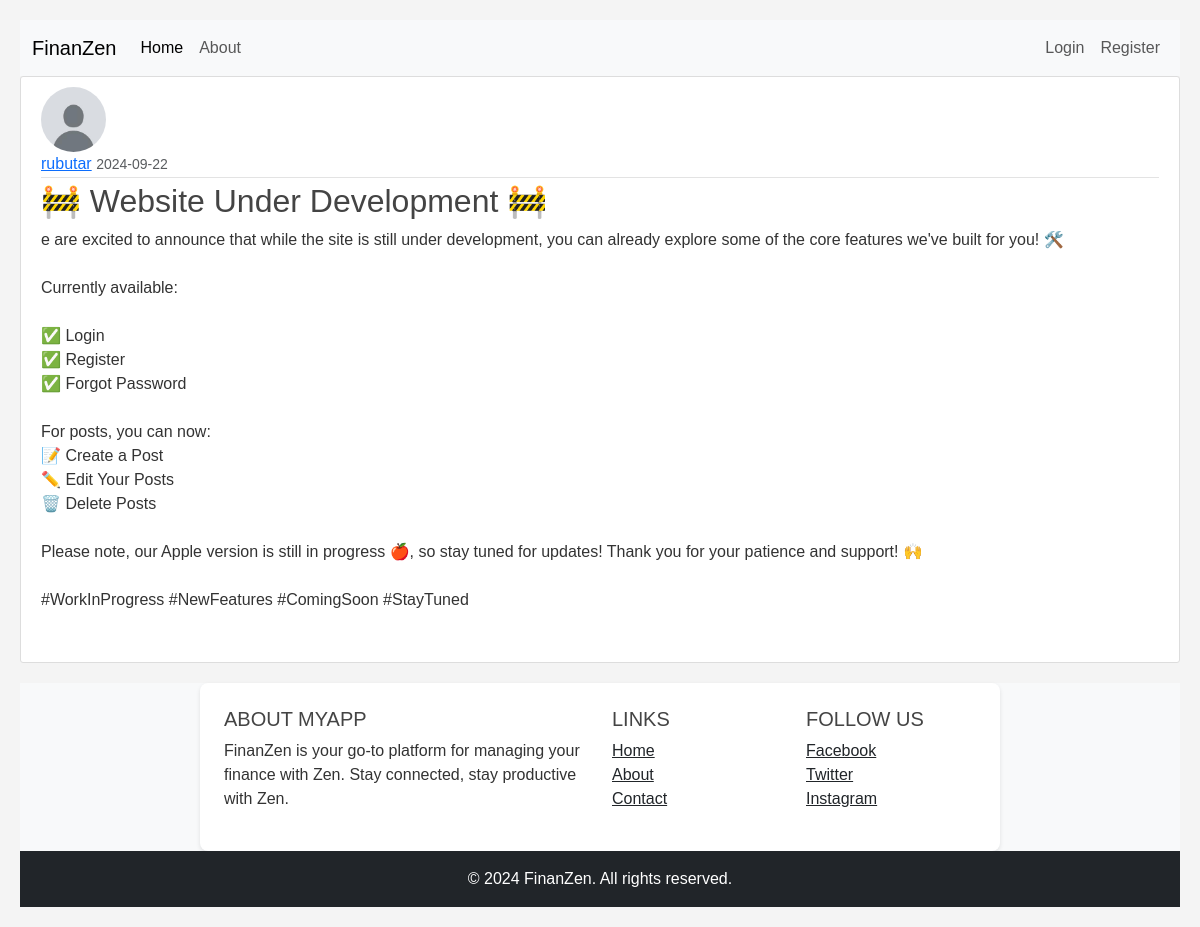
/post/1, run on the app's committed database.
### finanzen/models.py (models this page shows, shortened)
class User(db.Model, UserMixin):
    id = db.Column(db.Integer, primary_key=True)
    username = db.Column(db.String(20), unique=True, nullable=False)
    email = db.Column(db.String(120), unique=True, nullable=False)
    image_file = db.Column(db.String(20), nullable=False, default='default.jpg')
    password = db.Column(db.String(60), nullable=False)
    posts = db.relationship('Post', backref='author', lazy=True)
    assets = db.relationship('Asset', backref='owner', lazy=True)

class Post(db.Model):
    id = db.Column(db.Integer, primary_key=True)
    title = db.Column(db.String(100), nullable=False)
    date_posted = db.Column(db.DateTime, nullable=False, default=datetime.utcnow)
    content = db.Column(db.Text, nullable=False)
    user_id = db.Column(db.Integer, db.ForeignKey('user.id'), nullable=False)

### finanzen/posts/routes.py (the view)
@posts.route("/post/<int:post_id>")
def post(post_id):
    post = Post.query.get_or_404(post_id)
    return render_template('post.html', title=post.title, post=post)

### finanzen/templates/post.html (shortened to what this page needs)
{% extends "layout.html" %}
{% block content %}
    <article class="media content-section">
        <img class="rounded-circle article-img"
            src="{{  url_for('static', filename='profile_picts/' + post.author.image_file) }}">
        <div class="media-body">
            <div class="article-metadata">
                <a class="mr-2" href="{{ url_for('users.user_posts', username=post.author.username) }}">{{ post.author.username }}</a>
                <small class="text-muted">{{ post.date_posted.strftime('%Y-%m-%d') }}</small>
            </div>
            <h2 class="article-title">{{ post.title }}</h2>
            <p class="article-content">{{ post.content }}</p>
        </div>
    </article>
{% endblock content %}

### finanzen/static/main.css (style rules this page uses)
body { background: #fafafa; color: #333333; margin-top: 5rem; }
h1, h2, h3, h4, h5, h6 { color: #444444; }
.content-section { background: #ffffff; padding: 10px 20px; border: 1px solid #dddddd; border-radius: 3px; margin-bottom: 20px; }
.article-title { color: #444444; }
.article-content { white-space: pre-line; }
.article-img { height: 65px; width: 65px; margin-right: 16px; }
.article-metadata { padding-bottom: 1px; margin-bottom: 4px; border-bottom: 1px solid #e3e3e3 }
body { font-family: Arial, sans-serif; background-color: #f4f4f4; margin: 0; padding: 20px; }

### data on the page
User: image_file (placeholder picture), author.username "rubutar"
Post: date_posted "2024-09-22", title "🚧 Website Under Development 🚧", content "e are excited to announce that while the site is still under development, you can already explore some of the core features we've built for you! 🛠️ Currently available: ✅ Login ✅ Register ✅ Forgot Password For posts, you can now: 📝 Create a Post ✏️ Edit Your Posts 🗑️ Delete Posts Please note, our Apple version is still in progress 🍎, so stay tuned for updates! Thank you for your patience and support! 🙌 #WorkInProgress #NewFeatures #ComingSoon #StayTuned"
